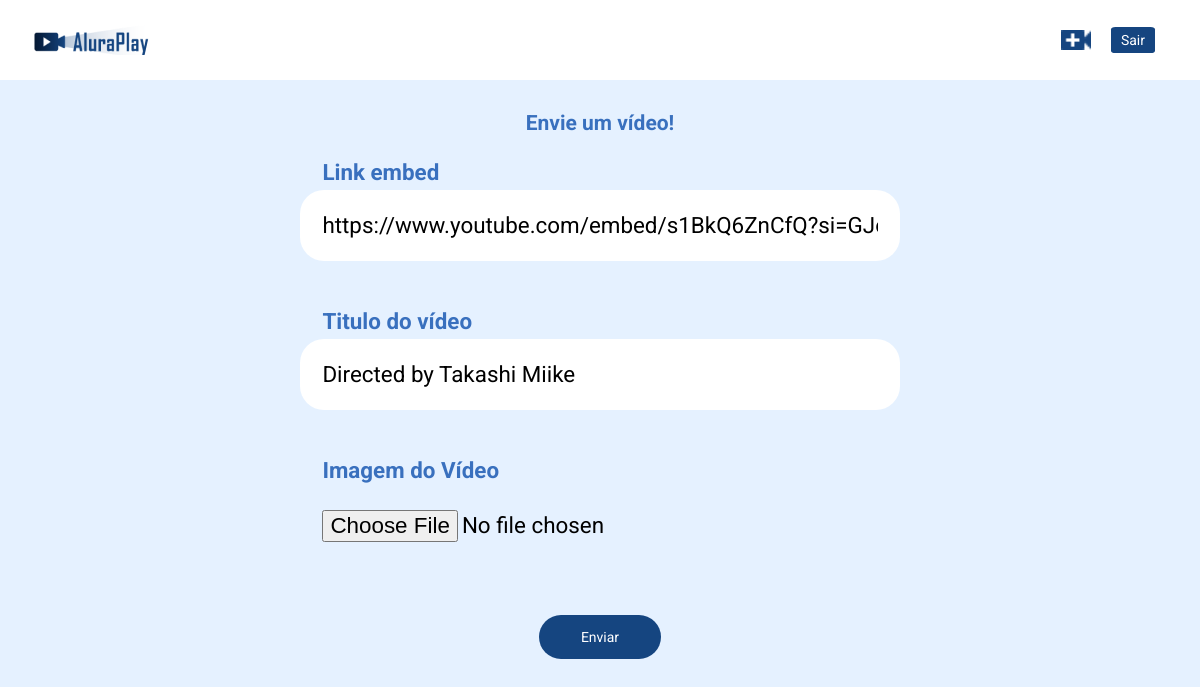
Page /editar_video?id=1 (signed in) on the earlier database version.
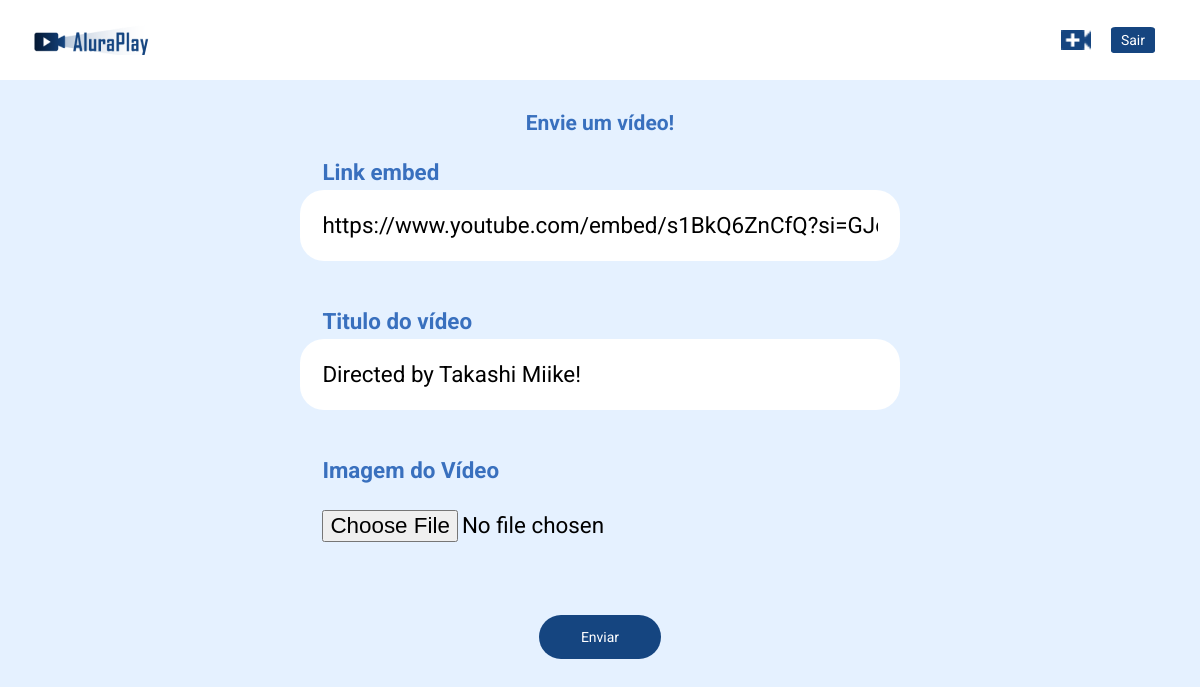
Same page on the later database version.
### tables this page shows
CREATE TABLE videos (id INTEGER PRIMARY KEY, url TEXT, title TEXT, image_path TEXT);

### src/Controller/VideoFormController.php (called while the page is built, shortened)
<?php
class VideoFormController implements Controller
{
    public function processaRequisicao(): void
    {
        $id = filter_input(INPUT_GET, 'id', FILTER_VALIDATE_INT);
        $video = null;
        if($id !== false && $id !== null){
            $video = $this->videoRepository->find($id);
        }
        require_once __DIR__ . '/../../templates/video-form.php';
    }
}

### public/index.php (called while the page is built, shortened)
<?php
$dbPath = __DIR__ . '/../banco.sqlite';
$pdo = new PDO("sqlite:$dbPath");
$routes = require_once __DIR__ . '/../config/routes.php';
$pathInfo = $_SERVER["PATH_INFO"] ?? '/';
$requestMethod = $_SERVER["REQUEST_METHOD"];
if($pathInfo == '/login'){
    $repository = new UserRepository($pdo);
} else {
    $repository = new VideoRepository($pdo);
}
if(array_key_exists("$requestMethod|$pathInfo", $routes)){
    $controller = new $controllerClass($repository);
} else {
    $controller = new Error404Controller();
}
$controller->processaRequisicao();

### src/Repository/VideoRepository.php (called while the page is built, shortened)
<?php
class VideoRepository
{
    public function find(int $id)
    {
        $_statement = $this->pdo->prepare('SELECT * FROM videos WHERE id = ?;');
        $_statement->bindValue(1, $id, PDO::PARAM_INT);
        $_statement->execute();
        return $this->hydrateVideo($_statement->fetch(PDO::FETCH_ASSOC));
    }
    public function hydrateVideo(array $videoData): Video
    {
        $video = new Video($videoData['url'], $videoData['title']);
        $video->setId($videoData['id']);
        return $video;
    }
}

### src/Entity/Video.php (called while the page is built, shortened)
<?php
class Video
{
    private function setUrl(string $url)
    {
       $this->url = $url;
    }
}

### templates/video-form.php (the view)
<?php
require_once __DIR__ . '/inicio-html.php';
?>
    <main class="container">
        <form class="container__formulario" method="post" enctype="multipart/form-data">
            <h2 class="formulario__titulo">Envie um vídeo!</h2>
            <div class="formulario__campo">
                <label class="campo__etiqueta" for="url">Link embed</label>
                <input name="url" value="<?= $video?->url; ?>" class="campo__escrita" required
                       placeholder="Por exemplo: https://www.youtube.com/embed/FAY1K2aUg5g" id='url' />
            </div>
            <div class="formulario__campo">
                <label class="campo__etiqueta" for="titulo">Titulo do vídeo</label>
                <input name="titulo" value="<?= $video?->title; ?>"class="campo__escrita" required placeholder="Neste campo, dê o nome do vídeo"
                       id='titulo' />
            </div>
            <div class="formulario__campo">
                <label class="campo__etiqueta" for="image">Imagem do Vídeo</label>
                <input name="image" accept="image/*" type="file" class="campo__escrita" id='image'/>
            </div>
            <input class="formulario__botao" type="submit" value="Enviar" />
        </form>
    </main>
<?php require_once __DIR__ . '/fim-html.php';

### templates/inicio-html.php (shortened to what this page needs)
<!DOCTYPE html>
<html lang="pt-br">
<head>
    <link rel="stylesheet" href="css/reset.css">
    <link rel="stylesheet" href="css/estilos.css">
    <link rel="stylesheet" href="css/estilos-form.css">
    <link rel="stylesheet" href="css/flexbox.css">
</head>
<body>
<header>
    <nav class="cabecalho">
        <a class="logo" href="index.php"></a>
        <div class="cabecalho__icones">
            <a href="/novo_video" class="cabecalho__videos"></a>
            <a href="/logout" class="cabecalho__sair">Sair</a>
        </div>
    </nav>
</header>

### templates/fim-html.php (shortened to what this page needs)
</body>
</html>

### public/css/estilos.css (style rules this page uses)
*, *::before, *::after { --azul-escuro: #154580; --azul-medio: #3970BE; --azul-claro: #E5F1FF; --cinza-texto: #444444; --cinza-claro: #ECECEC; box-sizing: border-box; }
body { font-family: Roboto, Arial, Helvetica, sans-serif; background-color: var(--azul-claro); position: relative; width: 100%; height: 100vh; overflow: auto; font-size: 14px; color: white; box-sizing: border-box; text-align: center; }
.cabecalho { background-color: white; position: fixed; top: 0; height: 80px; width: 100%; padding: 0 25px; z-index: 2; }
.logo { background-image: url(../img/cabecalho/Logo.png); background-repeat: no-repeat; padding: 15px 65px; cursor: pointer; }
.cabecalho__videos { background-image: url(../img/cabecalho/video_call.png); background-size: contain; background-repeat: no-repeat; background-position: center; padding: 15px; }
.cabecalho__sair { margin: 0 20px; padding: 5px 10px; border-radius: 10%; background-color: var(--azul-escuro); }
@media (min-width: 834px) { body { height: 100vh; } }

### public/css/estilos-form.css (style rules this page uses)
.container { display: grid; align-items: center; justify-content: center; height: 100vh; }
.container__formulario { margin: 3em 0; display: flex; flex-direction: column; align-items: center; justify-content: center; text-align: initial; }
.formulario__campo { margin: 1em; font-size: 1.6em; }
.formulario__titulo { color: var(--azul-medio); font-weight: bold; font-size: 21px; }
.campo__escrita { width: 50vw; border-radius: 24px; display: block; color: black; padding: 1em }
.campo__etiqueta { line-height: 1.5; padding: 0 0 .1em 1em; font-weight: 700; color: var(--azul-medio); }
.formulario__botao { padding: 1em 3em; margin: 2em 0; border-radius: 24px; background-color: var(--azul-escuro); }

### public/css/flexbox.css (style rules this page uses)
.cabecalho { display: flex; justify-content: space-between; align-items: center; }

Differences in the rows shown:
changed videos "https://www.youtube.com/embed/s1BkQ6ZnCfQ?si=GJovLXnr2Cn1LFPY": titulo "Directed by Takashi Miike" → "Directed by Takashi Miike!"
